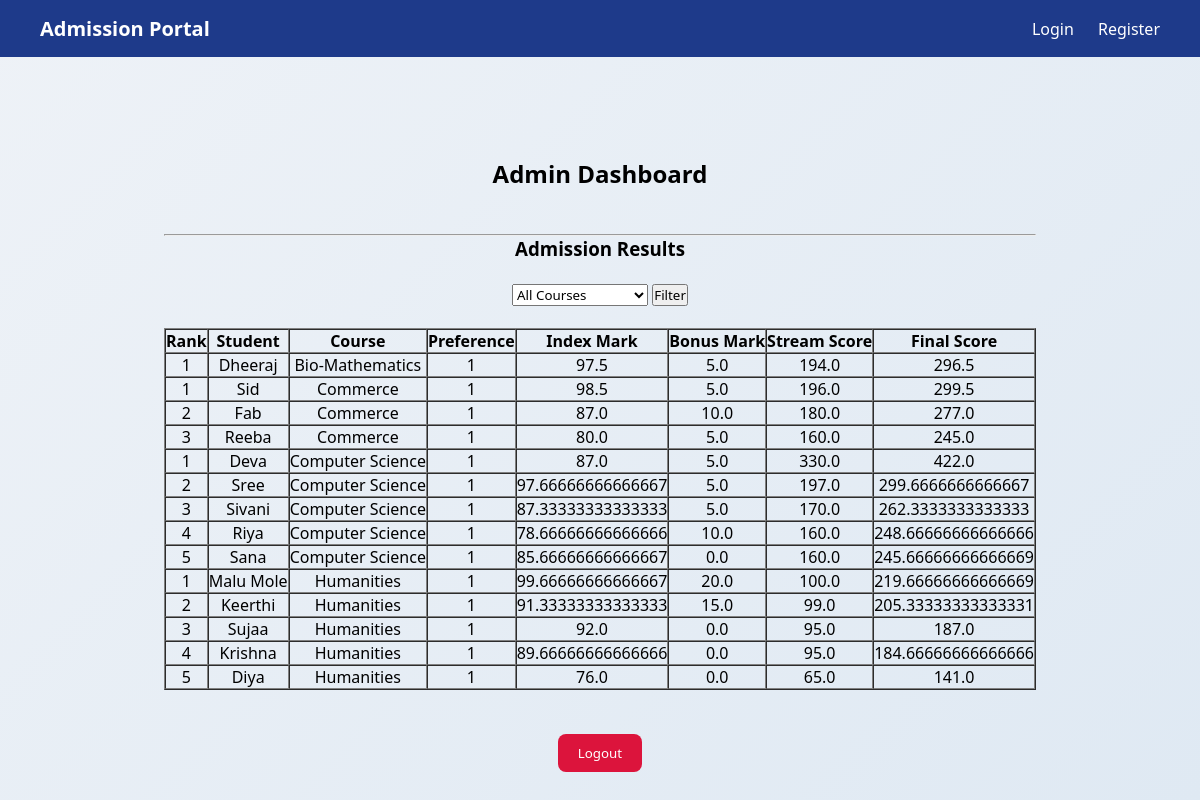
Page /admin-dashboard/ (signed in) on the committed database.
### calculation/models.py (models this page shows, shortened)
class AdmissionResult(models.Model):
    student = models.ForeignKey(
        Student,
        on_delete=models.CASCADE
    )
    course = models.CharField(
        max_length=50,
        choices=COURSE_CHOICES
    )
    preference_order = models.IntegerField(default=1)
    index_mark = models.FloatField(default=0)
    bonus_mark = models.FloatField(default=0)
    final_score = models.FloatField(default=0)
    stream_score = models.FloatField(default=0)
    rank = models.IntegerField(
        null=True,
        blank=True
    )
    allotted = models.BooleanField(default=False)

### accounts/models.py (models this page shows, shortened)
class Student(models.Model):
    student_id = models.AutoField(primary_key=True)
    BOARD_CHOICES = [
        ('CBSE', 'CBSE'),
        ('KERALA', 'Kerala State'),
    ]
    STATUS_CHOICES = [
        ('pending', 'Pending'),       # after registration
        ('active', 'Active'),         # profile completed
        ('submitted', 'Application Submitted'),   # final application submitted
        ('ranked', 'Ranked the Lists'),        # after admin processing
    ]
    user = models.OneToOneField(User, on_delete=models.CASCADE)
    name = models.CharField(max_length=100)
    dob = models.DateField(null=True, blank=True)
    mobile = models.CharField(max_length=15)
    email = models.EmailField(unique=True)
    board = models.CharField(
        max_length=10,
        choices=BOARD_CHOICES,
        null=False,
        blank=False
    )
    status = models.CharField(
        max_length=20,
        choices=STATUS_CHOICES,
        default='pending'
    )
    created_at = models.DateTimeField(auto_now_add=True)

### accounts/views.py (the view)
# urls.py: path('admin-dashboard/', views.admin_dashboard, name='admin_dashboard'),
@login_required
def admin_dashboard(request):
    selected_course = request.GET.get('course')
    results = AdmissionResult.objects.filter(
        allotted=True
    )
    if selected_course:
        results = results.filter(
            course=selected_course
        )
    results = results.order_by(
        'course',
        'rank'
    )
    context = {
        'results': results,
        'selected_course': selected_course
    }
    return render(
        request,
        'admin_dashboard.html',
        context
    )

### templates/admin_dashboard.html (shortened to what this page needs)
{% extends 'base.html' %}
{% load static %}
{% block content %}
<div class="dashboard">
    <h2>Admin Dashboard</h2>
    <br><br>
    <hr>
    <h3>Admission Results</h3>
    <br>
    <form method="GET">
        <select name="course">
            <option value="">All Courses</option>
        </select>
        <button type="submit">
            Filter
        </button>
    </form>
    <br>
    <table border="1" cellpadding="8" cellspacing="0">
        <thead>
            <tr>
                <th>Rank</th>
                <th>Student</th>
                <th>Course</th>
                <th>Preference</th>
                <th>Index Mark</th>
                <th>Bonus Mark</th>
                <th>Stream Score</th>
                <th>Final Score</th>
            </tr>
        </thead>
        <tbody>
            {% for r in results %}
            <tr>
                <td>{{ r.rank }}</td>
                <td>{{ r.student.name }}</td>
                <td>{{ r.course }}</td>
                <td>{{ r.preference_order }}</td>
                <td>{{ r.index_mark }}</td>
                <td>{{ r.bonus_mark }}</td>
                <td>{{ r.stream_score }}</td>
                <td>{{ r.final_score }}</td>
            </tr>
            {% empty %}
            <tr>
                <td colspan="8">
                    No results available
                </td>
            </tr>
            {% endfor %}
        </tbody>
    </table>
    <br><br>
    <button class="logout-btn" onclick="location.href='/logout/'">
        Logout
    </button>
    <br>
</div>
{% endblock %}

### static/css/style.css (style rules this page uses)
* { margin: 0; padding: 0; box-sizing: border-box; font-family: 'Segoe UI', sans-serif; }
body { background: linear-gradient(135deg, #eef2f7, #dfe9f3); min-height: 100vh; }
.dashboard { text-align: center; padding: 20px; }
.logout-btn { padding: 10px 20px; background: crimson; color: white; border: none; border-radius: 8px; cursor: pointer; }

### rows in the picture
AdmissionResult: rank "1", student.name "Dheeraj", course "Bio-Mathematics", preference_order "1", index_mark "97.5", bonus_mark "5.0", stream_score "194.0", final_score "296.5"
AdmissionResult: rank "1", student.name "Sid", course "Commerce", preference_order "1", index_mark "98.5", bonus_mark "5.0", stream_score "196.0", final_score "299.5"
AdmissionResult: rank "2", student.name "Fab", course "Commerce", preference_order "1", index_mark "87.0", bonus_mark "10.0", stream_score "180.0", final_score "277.0"
AdmissionResult: rank "3", student.name "Reeba", course "Commerce", preference_order "1", index_mark "80.0", bonus_mark "5.0", stream_score "160.0", final_score "245.0"
AdmissionResult: rank "1", student.name "Deva", course "Computer Science", preference_order "1", index_mark "87.0", bonus_mark "5.0", stream_score "330.0", final_score "422.0"
AdmissionResult: rank "2", student.name "Sree", course "Computer Science", preference_order "1", index_mark "97.66666666666667", bonus_mark "5.0", stream_score "197.0", final_score "299.6666666666667"
AdmissionResult: rank "3", student.name "Sivani", course "Computer Science", preference_order "1", index_mark "87.33333333333333", bonus_mark "5.0", stream_score "170.0", final_score "262.3333333333333"
AdmissionResult: rank "4", student.name "Riya", course "Computer Science", preference_order "1", index_mark "78.66666666666666", bonus_mark "10.0", stream_score "160.0", final_score "248.66666666666666"
AdmissionResult: rank "5", student.name "Sana", course "Computer Science", preference_order "1", index_mark "85.66666666666667", bonus_mark "0.0", stream_score "160.0", final_score "245.66666666666669"
AdmissionResult: rank "1", student.name "Malu Mole", course "Humanities", preference_order "1", index_mark "99.66666666666667", bonus_mark "20.0", stream_score "100.0", final_score "219.66666666666669"
AdmissionResult: rank "2", student.name "Keerthi", course "Humanities", preference_order "1", index_mark "91.33333333333333", bonus_mark "15.0", stream_score "99.0", final_score "205.33333333333331"
AdmissionResult: rank "3", student.name "Sujaa", course "Humanities", preference_order "1", index_mark "92.0", bonus_mark "0.0", stream_score "95.0", final_score "187.0"
AdmissionResult: rank "4", student.name "Krishna", course "Humanities", preference_order "1", index_mark "89.66666666666666", bonus_mark "0.0", stream_score "95.0", final_score "184.66666666666666"
AdmissionResult: rank "5", student.name "Diya", course "Humanities", preference_order "1", index_mark "76.0", bonus_mark "0.0", stream_score "65.0", final_score "141.0"
